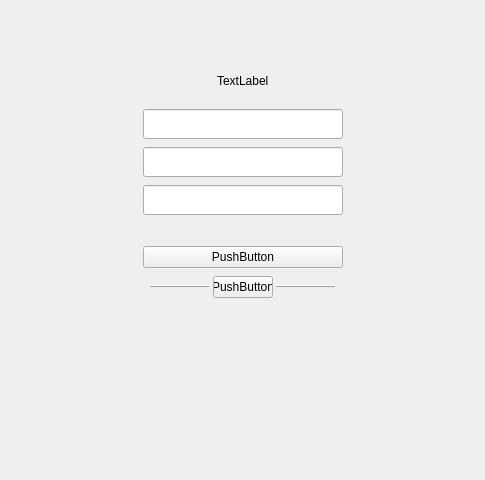
<?xml version="1.0" encoding="UTF-8"?>
<ui version="4.0">
 <class>RegisterStackedWidget</class>
 <widget class="QWidget" name="RegisterStackedWidget">
  <property name="geometry">
   <rect>
    <x>0</x>
    <y>0</y>
    <width>485</width>
    <height>480</height>
   </rect>
  </property>
  <property name="windowTitle">
   <string>Form</string>
  </property>
  <layout class="QVBoxLayout" name="verticalLayout_3">
   <item>
    <layout class="QHBoxLayout" name="horizontalLayout_7">
     <item>
      <spacer name="horizontalSpacer_13">
       <property name="orientation">
        <enum>Qt::Horizontal</enum>
       </property>
       <property name="sizeHint" stdset="0">
        <size>
         <width>40</width>
         <height>20</height>
        </size>
       </property>
      </spacer>
     </item>
     <item>
      <layout class="QVBoxLayout" name="verticalLayout_2">
       <item>
        <spacer name="verticalSpacer_6">
         <property name="orientation">
          <enum>Qt::Vertical</enum>
         </property>
         <property name="sizeType">
          <enum>QSizePolicy::Fixed</enum>
         </property>
         <property name="sizeHint" stdset="0">
          <size>
           <width>20</width>
           <height>60</height>
          </size>
         </property>
        </spacer>
       </item>
       <item>
        <widget class="QWidget" name="widget" native="true">
         <layout class="QVBoxLayout" name="verticalLayout">
          <property name="spacing">
           <number>3</number>
          </property>
          <property name="leftMargin">
           <number>0</number>
          </property>
          <property name="topMargin">
           <number>0</number>
          </property>
          <property name="rightMargin">
           <number>0</number>
          </property>
          <property name="bottomMargin">
           <number>0</number>
          </property>
          <item>
           <layout class="QHBoxLayout" name="horizontalLayout">
            <item>
             <spacer name="horizontalSpacer_2">
              <property name="orientation">
               <enum>Qt::Horizontal</enum>
              </property>
              <property name="sizeHint" stdset="0">
               <size>
                <width>40</width>
                <height>20</height>
               </size>
              </property>
             </spacer>
            </item>
            <item>
             <widget class="QLabel" name="title_label">
              <property name="text">
               <string>TextLabel</string>
              </property>
             </widget>
            </item>
            <item>
             <spacer name="horizontalSpacer">
              <property name="orientation">
               <enum>Qt::Horizontal</enum>
              </property>
              <property name="sizeHint" stdset="0">
               <size>
                <width>40</width>
                <height>20</height>
               </size>
              </property>
             </spacer>
            </item>
           </layout>
          </item>
          <item>
           <spacer name="verticalSpacer_2">
            <property name="orientation">
             <enum>Qt::Vertical</enum>
            </property>
            <property name="sizeType">
             <enum>QSizePolicy::Fixed</enum>
            </property>
            <property name="sizeHint" stdset="0">
             <size>
              <width>20</width>
              <height>15</height>
             </size>
            </property>
           </spacer>
          </item>
          <item>
           <layout class="QHBoxLayout" name="horizontalLayout_2">
            <item>
             <spacer name="horizontalSpacer_3">
              <property name="orientation">
               <enum>Qt::Horizontal</enum>
              </property>
              <property name="sizeType">
               <enum>QSizePolicy::Fixed</enum>
              </property>
              <property name="sizeHint" stdset="0">
               <size>
                <width>59</width>
                <height>20</height>
               </size>
              </property>
             </spacer>
            </item>
            <item>
             <widget class="QLineEdit" name="account_lineedit">
              <property name="minimumSize">
               <size>
                <width>200</width>
                <height>30</height>
               </size>
              </property>
              <property name="maximumSize">
               <size>
                <width>200</width>
                <height>30</height>
               </size>
              </property>
             </widget>
            </item>
            <item>
             <widget class="QLabel" name="account_tip_lable">
              <property name="minimumSize">
               <size>
                <width>16</width>
                <height>16</height>
               </size>
              </property>
              <property name="maximumSize">
               <size>
                <width>16</width>
                <height>16</height>
               </size>
              </property>
              <property name="text">
               <string/>
              </property>
             </widget>
            </item>
            <item>
             <spacer name="horizontalSpacer_4">
              <property name="orientation">
               <enum>Qt::Horizontal</enum>
              </property>
              <property name="sizeHint" stdset="0">
               <size>
                <width>40</width>
                <height>20</height>
               </size>
              </property>
             </spacer>
            </item>
           </layout>
          </item>
          <item>
           <spacer name="verticalSpacer">
            <property name="orientation">
             <enum>Qt::Vertical</enum>
            </property>
            <property name="sizeType">
             <enum>QSizePolicy::Fixed</enum>
            </property>
            <property name="sizeHint" stdset="0">
             <size>
              <width>20</width>
              <height>5</height>
             </size>
            </property>
           </spacer>
          </item>
          <item>
           <layout class="QHBoxLayout" name="horizontalLayout_3">
            <item>
             <spacer name="horizontalSpacer_5">
              <property name="orientation">
               <enum>Qt::Horizontal</enum>
              </property>
              <property name="sizeType">
               <enum>QSizePolicy::Fixed</enum>
              </property>
              <property name="sizeHint" stdset="0">
               <size>
                <width>59</width>
                <height>20</height>
               </size>
              </property>
             </spacer>
            </item>
            <item>
             <widget class="QLineEdit" name="password_lineedit">
              <property name="minimumSize">
               <size>
                <width>200</width>
                <height>30</height>
               </size>
              </property>
              <property name="maximumSize">
               <size>
                <width>200</width>
                <height>30</height>
               </size>
              </property>
             </widget>
            </item>
            <item>
             <widget class="QLabel" name="password_tip_label">
              <property name="minimumSize">
               <size>
                <width>16</width>
                <height>16</height>
               </size>
              </property>
              <property name="maximumSize">
               <size>
                <width>16</width>
                <height>16</height>
               </size>
              </property>
              <property name="text">
               <string/>
              </property>
             </widget>
            </item>
            <item>
             <spacer name="horizontalSpacer_6">
              <property name="orientation">
               <enum>Qt::Horizontal</enum>
              </property>
              <property name="sizeHint" stdset="0">
               <size>
                <width>40</width>
                <height>20</height>
               </size>
              </property>
             </spacer>
            </item>
           </layout>
          </item>
          <item>
           <spacer name="verticalSpacer_3">
            <property name="orientation">
             <enum>Qt::Vertical</enum>
            </property>
            <property name="sizeType">
             <enum>QSizePolicy::Fixed</enum>
            </property>
            <property name="sizeHint" stdset="0">
             <size>
              <width>20</width>
              <height>5</height>
             </size>
            </property>
           </spacer>
          </item>
          <item>
           <layout class="QHBoxLayout" name="horizontalLayout_8">
            <item>
             <spacer name="horizontalSpacer_15">
              <property name="orientation">
               <enum>Qt::Horizontal</enum>
              </property>
              <property name="sizeType">
               <enum>QSizePolicy::Fixed</enum>
              </property>
              <property name="sizeHint" stdset="0">
               <size>
                <width>59</width>
                <height>20</height>
               </size>
              </property>
             </spacer>
            </item>
            <item>
             <widget class="QLineEdit" name="confirm_password_lineedit">
              <property name="minimumSize">
               <size>
                <width>200</width>
                <height>30</height>
               </size>
              </property>
              <property name="maximumSize">
               <size>
                <width>200</width>
                <height>30</height>
               </size>
              </property>
             </widget>
            </item>
            <item>
             <widget class="QLabel" name="confirm_password_tip_label">
              <property name="minimumSize">
               <size>
                <width>16</width>
                <height>16</height>
               </size>
              </property>
              <property name="maximumSize">
               <size>
                <width>16</width>
                <height>16</height>
               </size>
              </property>
              <property name="text">
               <string/>
              </property>
             </widget>
            </item>
            <item>
             <spacer name="horizontalSpacer_16">
              <property name="orientation">
               <enum>Qt::Horizontal</enum>
              </property>
              <property name="sizeHint" stdset="0">
               <size>
                <width>40</width>
                <height>20</height>
               </size>
              </property>
             </spacer>
            </item>
           </layout>
          </item>
          <item>
           <spacer name="verticalSpacer_8">
            <property name="orientation">
             <enum>Qt::Vertical</enum>
            </property>
            <property name="sizeType">
             <enum>QSizePolicy::Fixed</enum>
            </property>
            <property name="sizeHint" stdset="0">
             <size>
              <width>20</width>
              <height>5</height>
             </size>
            </property>
           </spacer>
          </item>
          <item>
           <layout class="QHBoxLayout" name="horizontalLayout_9">
            <property name="spacing">
             <number>0</number>
            </property>
            <item>
             <spacer name="horizontalSpacer_17">
              <property name="orientation">
               <enum>Qt::Horizontal</enum>
              </property>
              <property name="sizeType">
               <enum>QSizePolicy::Fixed</enum>
              </property>
              <property name="sizeHint" stdset="0">
               <size>
                <width>65</width>
                <height>20</height>
               </size>
              </property>
             </spacer>
            </item>
            <item>
             <widget class="QLabel" name="tipinfo_label">
              <property name="text">
               <string/>
              </property>
             </widget>
            </item>
            <item>
             <spacer name="horizontalSpacer_18">
              <property name="orientation">
               <enum>Qt::Horizontal</enum>
              </property>
              <property name="sizeHint" stdset="0">
               <size>
                <width>40</width>
                <height>20</height>
               </size>
              </property>
             </spacer>
            </item>
           </layout>
          </item>
          <item>
           <layout class="QHBoxLayout" name="horizontalLayout_5">
            <item>
             <spacer name="horizontalSpacer_9">
              <property name="orientation">
               <enum>Qt::Horizontal</enum>
              </property>
              <property name="sizeHint" stdset="0">
               <size>
                <width>40</width>
                <height>20</height>
               </size>
              </property>
             </spacer>
            </item>
            <item>
             <widget class="QPushButton" name="register_btn">
              <property name="minimumSize">
               <size>
                <width>200</width>
                <height>0</height>
               </size>
              </property>
              <property name="maximumSize">
               <size>
                <width>200</width>
                <height>16777215</height>
               </size>
              </property>
              <property name="text">
               <string>PushButton</string>
              </property>
             </widget>
            </item>
            <item>
             <spacer name="horizontalSpacer_10">
              <property name="orientation">
               <enum>Qt::Horizontal</enum>
              </property>
              <property name="sizeHint" stdset="0">
               <size>
                <width>40</width>
                <height>20</height>
               </size>
              </property>
             </spacer>
            </item>
           </layout>
          </item>
          <item>
           <spacer name="verticalSpacer_5">
            <property name="orientation">
             <enum>Qt::Vertical</enum>
            </property>
            <property name="sizeType">
             <enum>QSizePolicy::Fixed</enum>
            </property>
            <property name="sizeHint" stdset="0">
             <size>
              <width>20</width>
              <height>5</height>
             </size>
            </property>
           </spacer>
          </item>
          <item>
           <layout class="QHBoxLayout" name="horizontalLayout_6">
            <item>
             <spacer name="horizontalSpacer_11">
              <property name="orientation">
               <enum>Qt::Horizontal</enum>
              </property>
              <property name="sizeHint" stdset="0">
               <size>
                <width>40</width>
                <height>20</height>
               </size>
              </property>
             </spacer>
            </item>
            <item>
             <widget class="Line" name="line_2">
              <property name="minimumSize">
               <size>
                <width>60</width>
                <height>0</height>
               </size>
              </property>
              <property name="maximumSize">
               <size>
                <width>60</width>
                <height>16777215</height>
               </size>
              </property>
              <property name="frameShadow">
               <enum>QFrame::Raised</enum>
              </property>
              <property name="orientation">
               <enum>Qt::Horizontal</enum>
              </property>
             </widget>
            </item>
            <item>
             <widget class="QPushButton" name="login_btn">
              <property name="minimumSize">
               <size>
                <width>60</width>
                <height>0</height>
               </size>
              </property>
              <property name="maximumSize">
               <size>
                <width>60</width>
                <height>16777215</height>
               </size>
              </property>
              <property name="text">
               <string>PushButton</string>
              </property>
             </widget>
            </item>
            <item>
             <widget class="Line" name="line">
              <property name="minimumSize">
               <size>
                <width>60</width>
                <height>0</height>
               </size>
              </property>
              <property name="maximumSize">
               <size>
                <width>60</width>
                <height>16777215</height>
               </size>
              </property>
              <property name="frameShadow">
               <enum>QFrame::Raised</enum>
              </property>
              <property name="orientation">
               <enum>Qt::Horizontal</enum>
              </property>
             </widget>
            </item>
            <item>
             <spacer name="horizontalSpacer_12">
              <property name="orientation">
               <enum>Qt::Horizontal</enum>
              </property>
              <property name="sizeHint" stdset="0">
               <size>
                <width>40</width>
                <height>20</height>
               </size>
              </property>
             </spacer>
            </item>
           </layout>
          </item>
         </layout>
        </widget>
       </item>
       <item>
        <spacer name="verticalSpacer_7">
         <property name="orientation">
          <enum>Qt::Vertical</enum>
         </property>
         <property name="sizeHint" stdset="0">
          <size>
           <width>20</width>
           <height>40</height>
          </size>
         </property>
        </spacer>
       </item>
      </layout>
     </item>
     <item>
      <spacer name="horizontalSpacer_14">
       <property name="orientation">
        <enum>Qt::Horizontal</enum>
       </property>
       <property name="sizeHint" stdset="0">
        <size>
         <width>40</width>
         <height>20</height>
        </size>
       </property>
      </spacer>
     </item>
    </layout>
   </item>
  </layout>
 </widget>
 <resources/>
 <connections/>
</ui>
